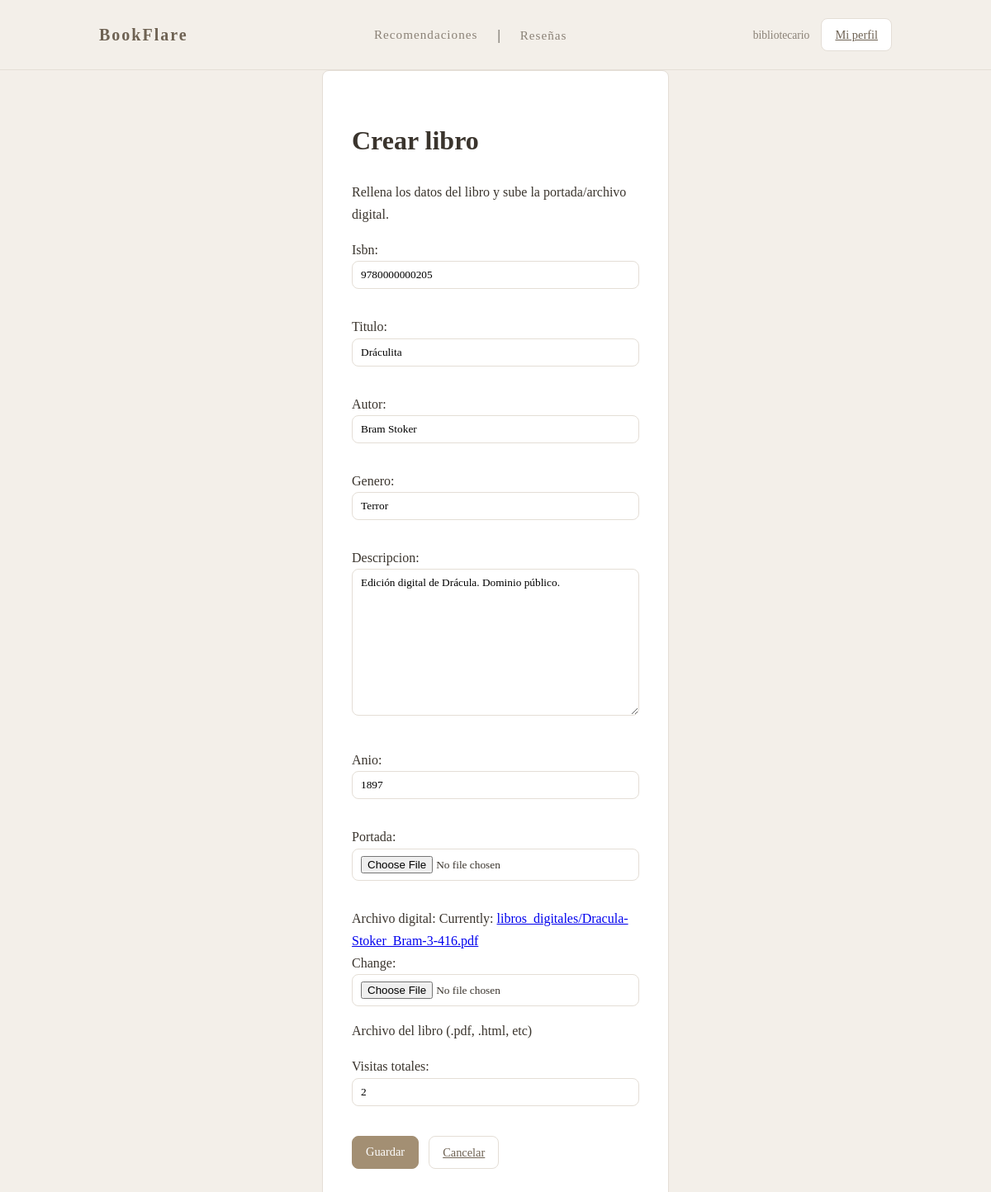
/libros/9780000000205/editar/ (signed in), run on an earlier commit of the app's database.
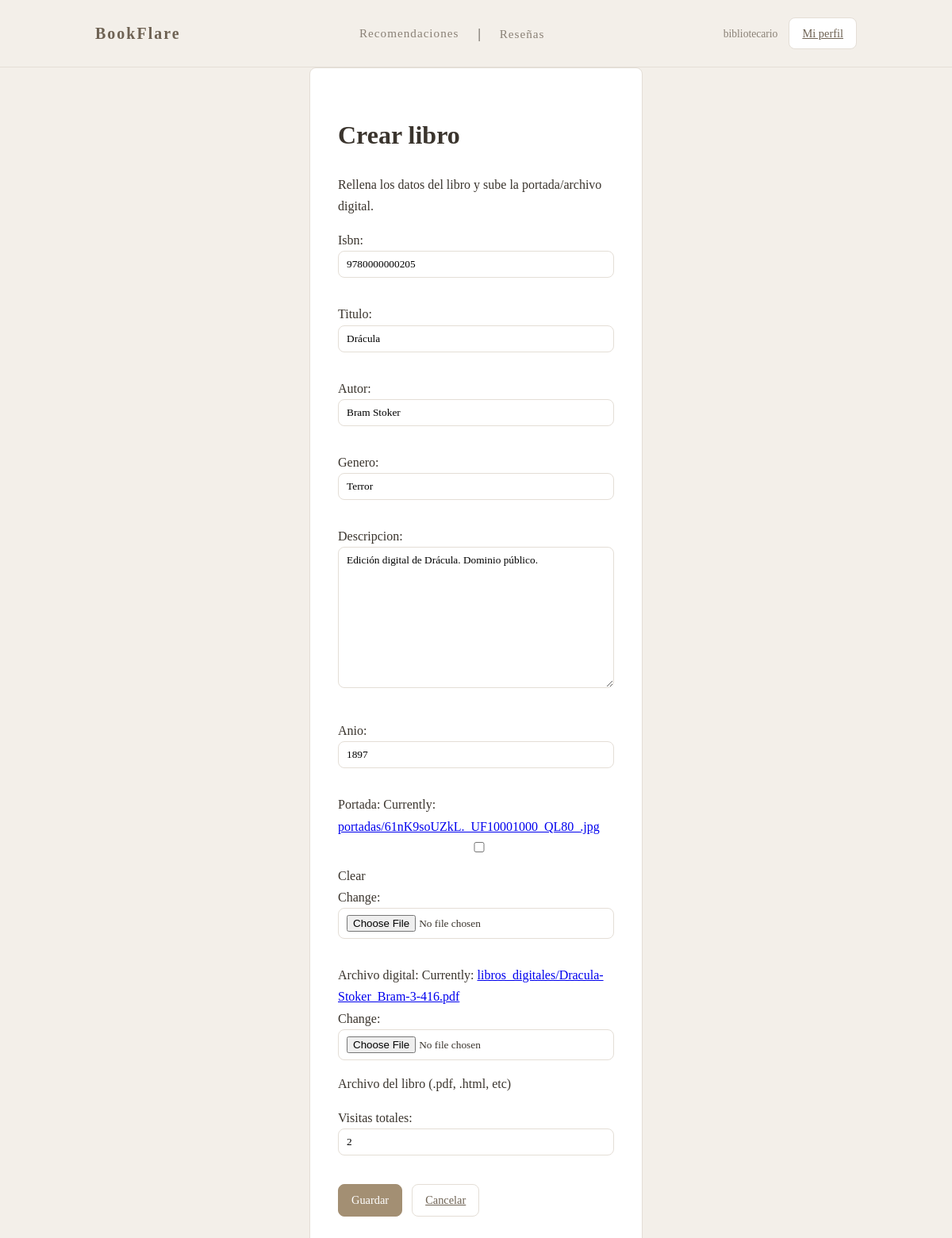
And on a later commit of the database.
### books/models.py (models this page shows, shortened)
class Libro(models.Model):
    isbn = models.CharField(max_length=13, primary_key=True)
    titulo = models.CharField(max_length=200)
    autor = models.CharField(max_length=100)
    genero = models.CharField(max_length=50) #sirve para filtrar por categorias
    descripcion = models.TextField(blank=True)
    anio = models.PositiveIntegerField()
    portada = models.ImageField(upload_to='portadas/', blank=True)
    archivo_digital = models.FileField(upload_to='libros_digitales/', help_text="Archivo del libro (.pdf, .html, etc)")
    visitas_totales = models.PositiveIntegerField(default=0)
    class Meta:
        verbose_name = "Libro Digital"
        verbose_name_plural = "Libros Digitales"
        ordering = ["-visitas_totales"] #ordenados por popularidad

### books/views.py (the view, shortened to what this page needs)
# urls.py: path("libros/<str:isbn>/editar/", LibroUpdateView.as_view(), name="libro_editar"),
class LibroUpdateView(LoginRequiredMixin, UserPassesTestMixin, UpdateView):
    model = Libro
    fields = "__all__"
    template_name = "books/libro_form.html"
    slug_field = "isbn"
    slug_url_kwarg = "isbn"
    def test_func(self):
        return self.request.user.es_bibliotecario

### books/templates/books/libro_form.html (shortened to what this page needs)
{% extends "base.html" %}
{% block content %}
<div class="auth">
    <div class="auth__card">
        <h1 class="auth__title">Crear libro</h1>
        <p class="auth__subtitle">
            Rellena los datos del libro y sube la portada/archivo digital.
        </p>
        <form method="post" enctype="multipart/form-data">
            <div class="form">
                {{ form.as_p }}
            </div>
            <div style="display:flex; gap:12px; margin-top:20px;">
                <button class="btn btn--accent" type="submit">
                    Guardar
                </button>
                <a href="{% url 'principal' %}" class="btn">
                    Cancelar
                </a>
            </div>
        </form>
    </div>
</div>
{% endblock %}

What changed in the data, as far as the page shows it:
changed Libro "Bram Stoker": titulo "Dráculita" → "Drácula"
Also different on the page:
form field as_p: (not shown) → "☐"
text no longer shown: "Isbn: Titulo: Autor: Genero: Descripcion: Anio: Portada: Archivo digital: Currently: libros_digitales/Dracula-Stoker_Bram-3-416.pdf Change: Archivo del libro (.pdf, .html, etc) Visitas totales:"
text now shown: "Isbn: Titulo: Autor: Genero: Descripcion: Anio: Portada: Currently: portadas/61nK9soUZkL._UF10001000_QL80_.jpg Clear Change: Archivo digital: Currently: libros_digitales/Dracula-Stoker_Bram-3-416.pdf Change: Archivo del libro (.pdf, .html, etc) Visitas totales:"
